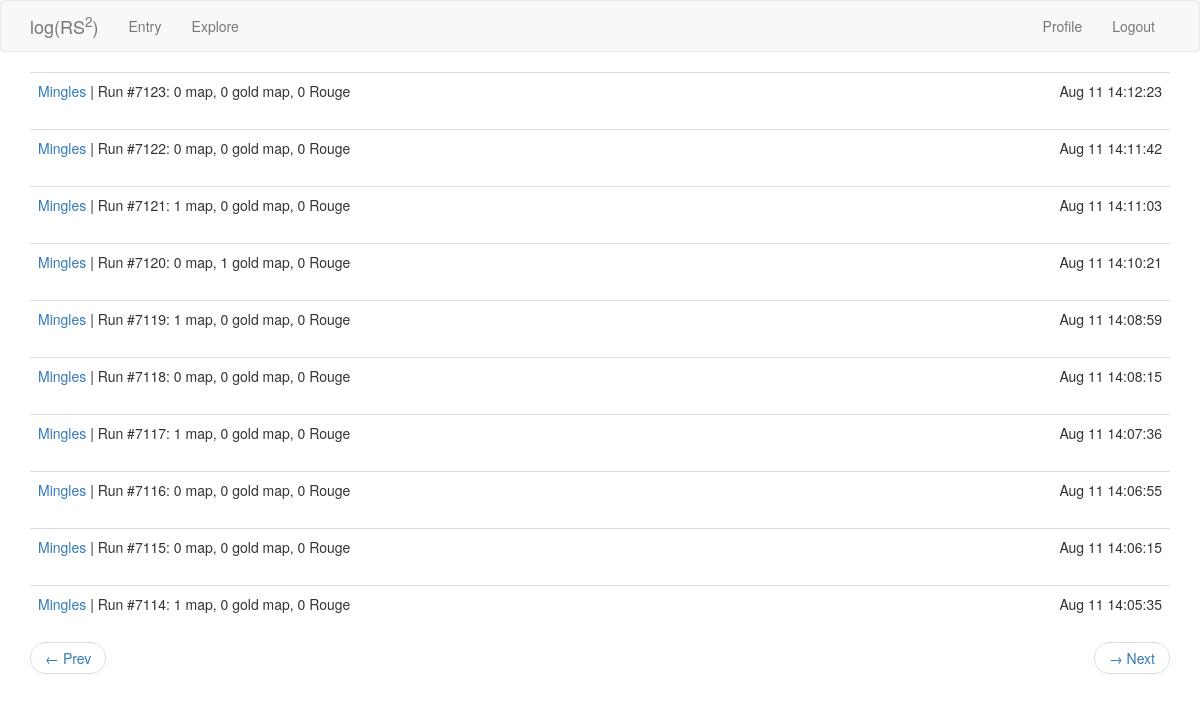
Page /explore?page=4 (signed in) on the committed database.
### app/models.py (models this page shows, shortened)
class User(UserMixin, db.Model):
    id = db.Column(db.Integer, primary_key=True)
    username = db.Column(db.String(64), index=True, unique=True)
    email = db.Column(db.String(128), index=True, unique=True)
    password_hash = db.Column(db.String(128))
    last_seen = db.Column(db.DateTime, default=datetime.utcnow)
    map_drops = db.relationship('MapDrop', backref='player', lazy='dynamic')
    treasure_drops = db.relationship('TreasureDrop', backref='player', lazy='dynamic')

### app/routes.py (the view)
@app.route('/explore')
@login_required
def explore():
    page = request.args.get('page', 1, type=int)
    mapdrops = MapDrop.query.order_by(MapDrop.time.desc()).paginate(page, app.config['MAPDROPS_PER_PAGE'], False)
    next_url = prev_url = None
    if mapdrops.has_next:
        next_url = url_for('explore', page=mapdrops.next_num)
    if mapdrops.has_prev:
        prev_url = url_for('explore', page=mapdrops.prev_num)
    return render_template('entry.html', title='Explore', user_unknown=True, mapdrops=mapdrops.items,
                            next_url=next_url, prev_url=prev_url)

### app/models.py (called while the page is built)
@login.user_loader
def load_user(id):
    return User.query.get(int(id))

### app/routes.py (called while the page is built)
@app.before_request
def before_request():
    if current_user.is_authenticated:
        current_user.last_seen = datetime.utcnow()
        db.session.commit()

### app/templates/entry.html (shortened to what this page needs)
{% extends "base.html" %}
{% import "bootstrap/wtf.html" as wtf %}
{% block app_content %}
    {% for mapdrop in mapdrops %}
        {% include "_mapdrop.html" %}
    {% endfor %}
    {% if prev_url or next_url %}
    <nav aria-label="...">
        <ul class="pager">
            <li class="previous{% if not prev_url %} disabled{% endif %}">
                <a href="{{ prev_url or '#' }}">
                    <span aria-hidden="true">&larr;</span> Prev
                </a>
            </li>
            <li class="next{% if not next_url %} disabled{% endif %}">
                <a href="{{ next_url or '#' }}">
                    <span aria-hidden="true">&rarr;</span> Next
                </a>
            </li>
        </ul>
    </nav>
    {% endif %}
{% endblock %}

### app/templates/_mapdrop.html
<table class="table table-hover">
    <tr>
        <td>
            {% if user_unknown %}
            <a href="{{ url_for('user', username=mapdrop.player.username) }}">
                {{ mapdrop.player.username }}
            </a>
             |
            {% endif %}
            Run #{{ mapdrop.run }}:
            {{ mapdrop.map }} map, {{ mapdrop.gold_map }} gold map, {{ mapdrop.rouge }} Rouge
        </td>
        <td align="right">
            {{ moment(mapdrop.time).format('MMM DD HH:mm:ss') }}
        </td>
    </tr>
</table>

### rows in the picture
User: player.username "Mingles" "Mingles" "Mingles" "Mingles" "Mingles" "Mingles" "Mingles" "Mingles" "Mingles" "Mingles"

### other values in the picture
{{ mapdrop.run }} "7123" "7122" "7121" "7120" "7119" "7118" "7117" "7116" "7115" "7114"
{{ mapdrop.map }} "0" "0" "1" "0" "1" "0" "1" "0" "0" "1"
{{ mapdrop.gold_map }} "0" "0" "0" "1" "0" "0" "0" "0" "0" "0"
{{ mapdrop.rouge }} "0" "0" "0" "0" "0" "0" "0" "0" "0" "0"
{{ moment(mapdrop.time).format('MMM DD HH:mm:ss') }} "Aug 11 14:12:23" "Aug 11 14:11:42" "Aug 11 14:11:03" "Aug 11 14:10:21" "Aug 11 14:08:59" "Aug 11 14:08:15" "Aug 11 14:07:36" "Aug 11 14:06:55" "Aug 11 14:06:15" "Aug 11 14:05:35"
